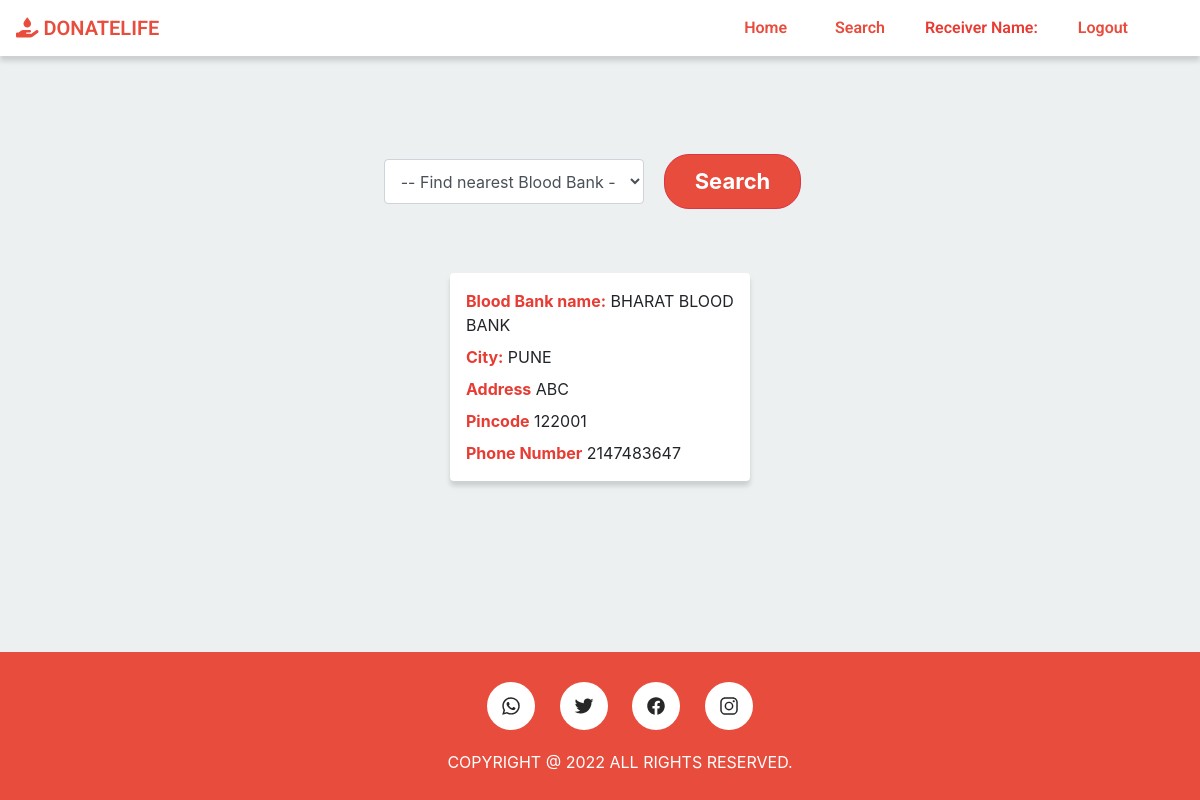
The app's page /Receiver/bloodBankList.php?city=PUNE with its own data.
### tables this page shows
CREATE TABLE `blood_bank` (
  `id` int(11) NOT NULL,
  `bloodBankName` varchar(100) NOT NULL,
  `city` varchar(50) NOT NULL,
  `address` varchar(100) NOT NULL,
  `phone_no` int(11) NOT NULL,
  `pin_code` int(11) DEFAULT NULL
);

### receiver/bloodBankList.php (the view, shortened to what this page needs)
<?php
include '../include/config.php';
include('../include/Receivernav.php') ;
?>
<div>
    <div style="margin-top: 4rem; display: flex; align-items: center; justify-content: center;">
        <form action="/dbms/Receiver/bloodBankList.php" method="get" class="form-inline text-center" style="padding: 40px 0px 0px 5px;">
            <div class="form-group" style="text-align: center; justify-content:center;">
                <select style="width: 260px; height: 45px;" name="city" id="city" class="form-control demo-default" required>
                    <option value="">-- Find nearest Blood Bank --</option>
                </select>
            </div>
            <div class="form-group center-aligned">
                <button type="submit" class="btn btn-lg btn-danger">Search</button>
            </div>
        </form>
    </div>
		<?php
            if((isset($_GET['city']) && !empty($_GET['city']) )){
                $city=$_GET['city'];
                $sql="SELECT * FROM blood_bank WHERE city='$city'";
                $result=mysqli_query($connection,$sql);
                if(mysqli_num_rows($result)>0){
                    while($row=mysqli_fetch_assoc($result)){
                        if($row['city'] != ''){
                            echo '<div style="margin: 4rem auto 1rem; display: grid; gap: 0.5rem; width: 25%; background: #fff; border-radius: 4px; padding: 1rem; box-shadow: 0px 5px 5px 0px rgb(0 0 0 / 14%);">
                            <span><strong style="color: #e73c33">Blood Bank name:</strong> '.$row['bloodBankName'].'</span>
                            <span><strong style="color: #e73c33">City:</strong> '.$row['city'].'</span>
                            <span><strong style="color: #e73c33">Address</strong> '.$row['address'].'</span>
                            <span><strong style="color: #e73c33">Pincode</strong> '.$row['pin_code'].'</span>
                            <span><strong style="color: #e73c33">Phone Number</strong> '.$row['phone_no'].'</span>
                            </div>';
                        }else{
                            echo '<div style="display: grid; gap: 0.5rem; width: 25%; background: #fff; border-radius: 4px; padding: 1rem; box-shadow: 0px 5px 5px 0px rgb(0 0 0 / 14%);">
                            <h4 class="name text-center">Data Not Found</h4>
                            </div>';
                        }
                    }
                }else{
                    echo '<div style="width: 50%; margin: 4rem auto;" class="alert alert-success alert-dismissible fade show" role="alert">
                    <strong>Data Not Found.</strong>
                    <button type="button" class="close" data-dismiss="alert" aria-label="Close">
                    <span aria-hidden="true">&times;</span>
                    </button></div>';
                }
            }
        ?>
</div>
<?php
include('../include/footer.php');
?>

### css/styles.css (style rules this page uses)
body { background: #f1f4f7; padding-top: 50px; color: #5f6468; font-family: "Roboto", sans-serif; }
.form-control { border: 1px solid #eee; box-shadow: none; }
.btn-danger, .btn-danger:hover, .btn-danger:focus, .btn-danger:active, .btn-danger.active, .open > .dropdown-toggle.btn-danger, .btn-danger.disabled, .btn-danger[disabled], fieldset[disabled] .btn-danger, .btn-danger.disabled:hover, .btn-danger[disabled]:hover, fieldset[disabled] .btn-danger:hover, .btn-danger.disabled:focus, .btn-danger[disabled]:focus, fieldset[disabled] .btn-danger:focus, .btn-danger.disabled:active, .btn-danger[disabled]:active, fieldset[disabled] .btn-danger:active, .btn-danger.disabled.active, .btn-danger[disabled].active, fieldset[disabled] .btn-danger.active { background-color: #f9243f; border-color: #f9243f; }
.btn-danger { background-color: #e74c3c; border-radius: 25px; padding: 10px 30px; font-size: 22px; font-weight: 700; }
.center-aligned { display: table; margin: 0 auto; }

### css/custom.css (style rules this page uses)
@media (min-width: 768px) { .form-group { text-align: center; } }
body { background-color: #ecf0f1; width: 100%; overflow-x: hidden; height: 100%; min-height: 100vh; display: grid; }
.form-group { padding-right: 20px; }
.btn-danger { background-color: #e74c3c; border-radius: 25px; padding: 10px 30px; font-size: 22px; font-weight: 700; }
.center-aligned { display: table; margin: 0 auto; }

### records on screen
blood_bank: bloodBankName "BHARAT BLOOD BANK", city "PUNE", address "ABC", pin_code "122001", phone_no "2147483647"
